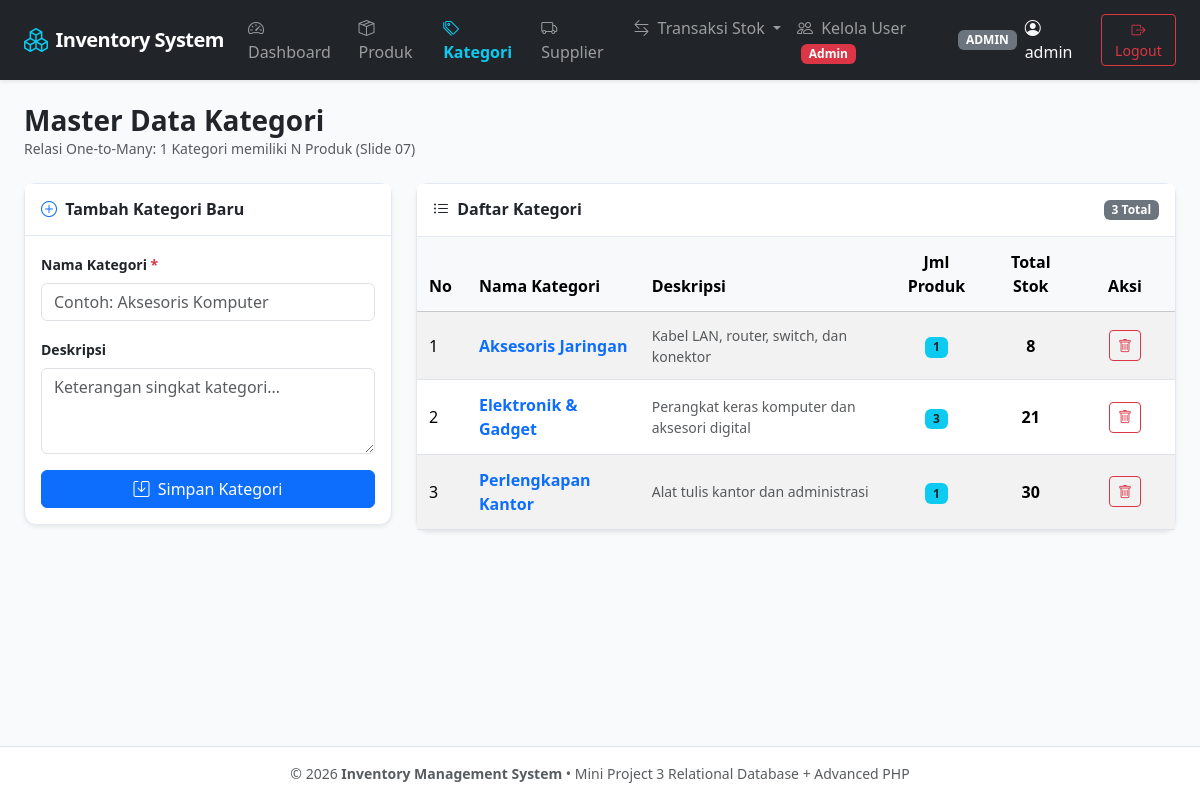
Screenshot of /public/categories/index.php (signed in) with the database file from the repository.
### tables this page shows
CREATE TABLE IF NOT EXISTS categories (
    id INT AUTO_INCREMENT PRIMARY KEY,
    name VARCHAR(100) NOT NULL UNIQUE,
    description TEXT DEFAULT NULL,
    created_at TIMESTAMP DEFAULT CURRENT_TIMESTAMP
);

### helpers/auth.php (called while the page is built, shortened)
<?php
function is_logged_in() {
    return isset($_SESSION['user']) && !empty($_SESSION['user']['id']);
}
function has_role($role) {
    return is_logged_in() && $_SESSION['user']['role'] === $role;
}

### helpers/escape.php (called while the page is built, shortened)
<?php
if (!function_exists('e')) {
    function e($value) {
        return htmlspecialchars((string)$value, ENT_QUOTES, 'UTF-8');
    }
}

### public/categories/index.php (the view, shortened to what this page needs)
<?php
require_once __DIR__ . '/../../config/database.php';
require_once __DIR__ . '/../../helpers/auth.php';
require_once __DIR__ . '/../../helpers/escape.php';
$query = "
    SELECT c.*, COUNT(p.id) AS product_count, COALESCE(SUM(p.stock), 0) AS total_stock
    FROM categories c
    LEFT JOIN products p ON p.category_id = c.id
    GROUP BY c.id, c.name, c.description, c.created_at
    ORDER BY c.name ASC
";
$categories = $pdo->query($query)->fetchAll();
include __DIR__ . '/../../views/header.php';
?>
<div class="d-flex justify-content-between align-items-center mb-4">
    <div>
        <h3 class="fw-bold mb-0">Master Data Kategori</h3>
        <p class="text-muted small mb-0">Relasi One-to-Many: 1 Kategori memiliki N Produk (Slide 07)</p>
    </div>
</div>
<div class="row g-4">
    <?php if (has_role('admin')): ?>
    <div class="col-lg-4">
        <div class="card shadow-sm">
            <div class="card-header bg-white py-3">
                <h6 class="fw-bold mb-0"><i class="bi bi-plus-circle text-primary me-1"></i> Tambah Kategori Baru</h6>
            </div>
            <div class="card-body">
                <form method="POST" action="">
                    <div class="mb-3">
                        <label class="form-label fw-semibold small">Nama Kategori <span class="text-danger">*</span></label>
                        <input type="text" name="name" class="form-control" required placeholder="Contoh: Aksesoris Komputer">
                    </div>
                    <div class="mb-3">
                        <label class="form-label fw-semibold small">Deskripsi</label>
                        <textarea name="description" class="form-control" rows="3" placeholder="Keterangan singkat kategori..."></textarea>
                    </div>
                    <button type="submit" class="btn btn-primary w-100">
                        <i class="bi bi-save me-1"></i> Simpan Kategori
                    </button>
                </form>
            </div>
        </div>
    </div>
    <?php endif; ?>
    <div class="<?= has_role('admin') ? 'col-lg-8' : 'col-12' ?>">
        <div class="card shadow-sm">
            <div class="card-header bg-white py-3 d-flex justify-content-between align-items-center">
                <h6 class="fw-bold mb-0"><i class="bi bi-list-ul me-1"></i> Daftar Kategori</h6>
                <span class="badge bg-secondary"><?= count($categories) ?> Total</span>
            </div>
            <div class="card-body p-0 table-responsive">
                <table class="table table-hover table-striped mb-0 align-middle">
                    <thead class="table-light">
                        <tr>
                            <th style="width: 50px;">No</th>
                            <th>Nama Kategori</th>
                            <th>Deskripsi</th>
                            <th class="text-center">Jml Produk</th>
                            <th class="text-center">Total Stok</th>
                            <?php if (has_role('admin')): ?>
                            <th class="text-center" style="width: 100px;">Aksi</th>
                            <?php endif; ?>
                        </tr>
                    </thead>
                    <tbody>
                        <?php if (empty($categories)): ?>
                        <tr><td colspan="6" class="text-center py-4 text-muted">Belum ada kategori.</td></tr>
                        <?php else: ?>
                            <?php foreach ($categories as $idx => $c): ?>
                            <tr>
                                <td><?= $idx + 1 ?></td>
                                <td class="fw-semibold">
                                    <a href="/inventory-app/public/products/index.php?category_id=<?= $c['id'] ?>" class="text-decoration-none">
                                        <?= e($c['name']) ?>
                                    </a>
                                </td>
                                <td class="small text-muted"><?= isset($c['description']) ? e($c['description']) : '-' ?></td>
                                <td class="text-center">
                                    <span class="badge bg-info text-dark"><?= number_format($c['product_count']) ?></span>
                                </td>
                                <td class="text-center fw-bold"><?= number_format($c['total_stock']) ?></td>
                                <?php if (has_role('admin')): ?>
                                <td class="text-center">
                                    <a href="?delete_id=<?= $c['id'] ?>" class="btn btn-outline-danger btn-sm" onclick="return confirm('Hapus kategori ini? Jika memiliki produk, database akan menolak untuk menjaga integritas data.');">
                                        <i class="bi bi-trash"></i>
                                    </a>
                                </td>
                                <?php endif; ?>
                            </tr>
                            <?php endforeach; ?>
                        <?php endif; ?>
                    </tbody>
                </table>
            </div>
        </div>
    </div>
</div>
<?php include __DIR__ . '/../../views/footer.php'; ?>

### views/header.php (style rules this page uses)
body { background-color: #f8fafc; font-family: system-ui, -apple-system, "Segoe UI", Roboto, sans-serif; }
.card { border: 1px solid #e2e8f0; border-radius: 0.75rem; }
.card-header { background-color: #ffffff; border-bottom: 1px solid #e2e8f0; font-weight: 600; }
.table > :not(caption) > * > * { padding: 0.8rem 0.75rem; }

### rows the page displays
categories: name "Aksesoris Jaringan", description "Kabel LAN, router, switch, dan konektor", product_count "1", total_stock "8"
categories: name "Elektronik & Gadget", description "Perangkat keras komputer dan aksesori digital", product_count "3", total_stock "21"
categories: name "Perlengkapan Kantor", description "Alat tulis kantor dan administrasi", product_count "1", total_stock "30"

### other values shown
$user['role'] "ADMIN"
$user['username'] "admin"
count($categories) "3"
